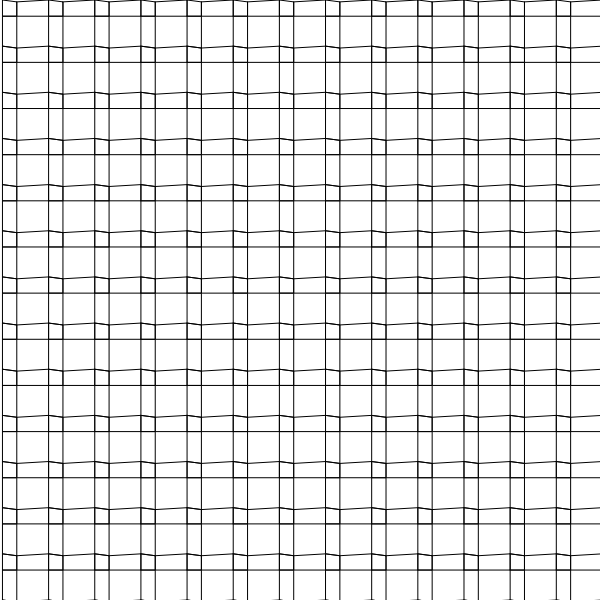
Frame 1 (no input)
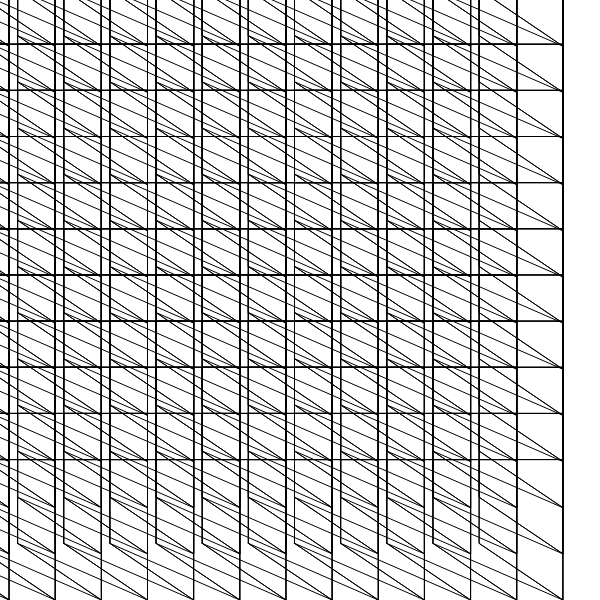
Frame 60 (no input)
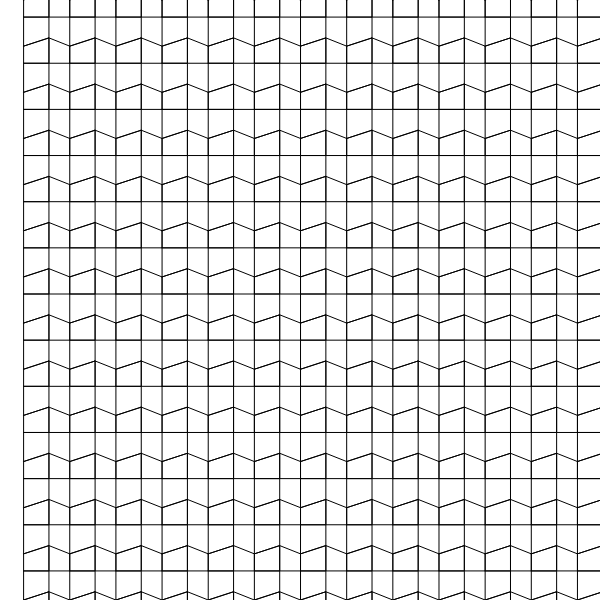
Frame 120 (the mouse pressed at the canvas centre since frame 60)

The p5.js sketch that drew these frames (run headless with seeded random() and noise() and a simulated clock; from frame 60 on, the mouse is pressed at the canvas centre):

// p5.js sketch
// ── sketch.js
// jittered mesh on a fixed grid — synthesized amplitude jitters the cubes;
// xstep/ystep stay at their initial values (dataUpdate was empty in the .pde).
// White bg. (Mic substituted with synthetic noise/sine signal.)

const noc_x = 14;
const noc_y = 14;
let smoothSum = 0;
let xstep, ystep;
const cubeS = 10;

function setup() {
  createCanvas(600, 600);
  noStroke();
  xstep = width / (noc_x - 1);
  ystep = height / (noc_y - 1);
}

function draw() {
  background(255);

  // smooth perlin drift instead of frame-by-frame random — much calmer
  const fakeAmp = 0.3 + 0.25 * sin(frameCount * 0.02);
  smoothSum += (fakeAmp - smoothSum) * 0.08;
  const s = smoothSum * (width / 10) * 5;
  const mx = s * (noise(frameCount * 0.015, 0) - 0.5) * 2;
  const my = s * (noise(frameCount * 0.015, 100) - 0.5) * 2;

  drawMesh(cubeS, mx, my, xstep, ystep, color(0));
}

function drawMesh(cubeS, mx, my, xstep, ystep, meshClr) {
  const s = cubeS + mx + my;
  let posX = 0;
  let posY = 0;
  const cubes = [];
  for (let i = 0; i < noc_x * noc_y; i++) {
    const a1 = { x: mx + posX, y: posY };
    const a2 = { x: s + posX + mx, y: posY + my };
    const a3 = { x: s + posX + mx, y: s + posY + my };
    const a4 = { x: mx + posX, y: s + posY + my };
    cubes.push([a1, a2, a3, a4]);
    posX += xstep;
    if (i % noc_x === noc_x - 1) {
      posY += ystep;
      posX = 0;
    }
  }

  noFill();
  stroke(meshClr);
  strokeWeight(1);
  for (const c of cubes) {
    beginShape();
    vertex(c[0].x, c[0].y);
    vertex(c[1].x, c[1].y);
    vertex(c[2].x, c[2].y);
    vertex(c[3].x, c[3].y);
    endShape(CLOSE);
  }

  for (let i = 1; i < cubes.length; i++) {
    const ca = cubes[i - 1];
    const cb = cubes[i];
    if (ca[0].y === cb[0].y) {
      beginShape();
      vertex(ca[1].x, ca[1].y);
      vertex(cb[0].x, cb[0].y);
      vertex(cb[3].x, cb[3].y);
      vertex(ca[2].x, ca[2].y);
      endShape(CLOSE);
    }
  }
  for (let i = noc_x; i < cubes.length; i++) {
    const ca = cubes[i - noc_x];
    const cb = cubes[i];
    beginShape();
    vertex(ca[3].x, ca[3].y);
    vertex(ca[2].x, ca[2].y);
    vertex(cb[1].x, cb[1].y);
    vertex(cb[0].x, cb[0].y);
    endShape(CLOSE);
  }
}
